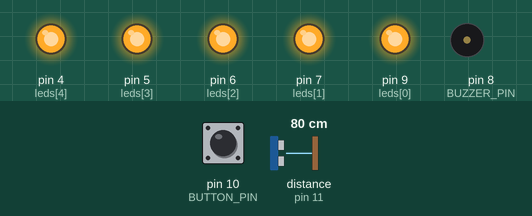
Bench run of a sketch on a simulated Arduino Uno, built with avr-gcc and run on an emulated ATmega328P. Shown: output pins drawn as LEDs (lit = HIGH), buzzer (waves = sounding). Wiring (inferred from the names in the program): ultrasonic range finder: trigger pin 12; echo pin 11. The inputs (shaded band) are chosen by the test bench; at power-on: distance to the obstacle (sensor on pin 11) 80 cm, pin 10 (BUTTON_PIN) HIGH. The echo pulse lasts 58.3 µs per cm; pins used as bus, display or sensor lines are not drawn.

Above: at 1.2 s.
1.3 s: distance to the obstacle (sensor on pin 11) set to 38 cm
2.8 s: distance to the obstacle (sensor on pin 11) set to 32 cm
At 3.7 s:
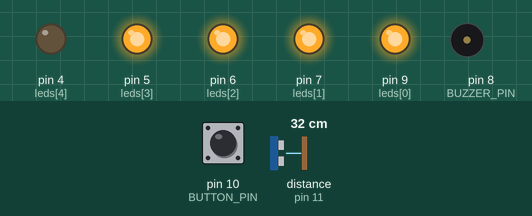
4.3 s: distance to the obstacle (sensor on pin 11) set to 27 cm
At 4.7 s:
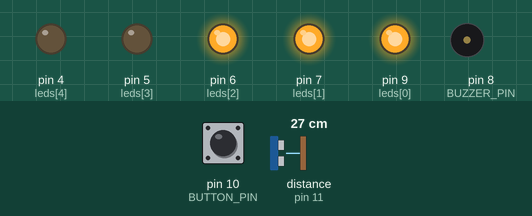
5.8 s: distance to the obstacle (sensor on pin 11) set to 20 cm
At 7.0 s:
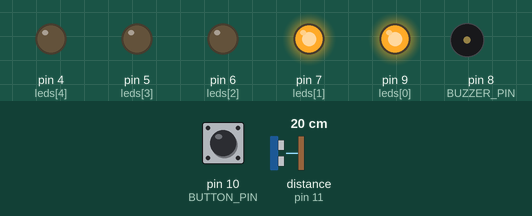
7.3 s: distance to the obstacle (sensor on pin 11) set to 2 cm
At 7.9 s:
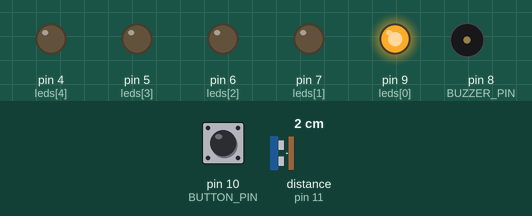
10.3 s: distance to the obstacle (sensor on pin 11) set to 18 cm
At 11.7 s:
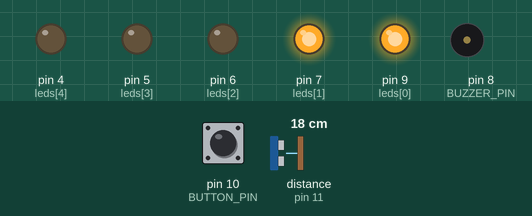
Timing chart, 0 to 12.8 s (numbered marks = the images above; inputs shaded):
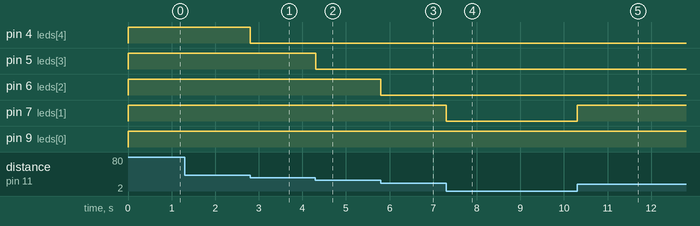

The sketch:

Proximity_alert_no_classes.ino
```cpp
/*
 * INF471C - Connected Objects and the Internet of Things (IoT)
 * Arduino basics - Proximity alert
 * Ilja Tihhanovski
 *
 * uses https://create.arduino.cc/projecthub/SURYATEJA/use-a-buzzer-module-piezo-speaker-using-arduino-uno-89df45
 * as an example of buzzer usage
 *
 *
 */

// ultrasonic sensor pins
#define TRIG_PIN 12
#define ECHO_PIN 11

#define BUTTON_PIN 10                 // shutdown button
#define BUZZER_PIN 8                  // buzzer

#define BUZZ_DURATION 800             // Actually it is half of buzz duration in milliseconds
#define DISTANCE_ALERTED_MAX 40       // Distances over this are considered as far
#define DISTANCE_ALERTED_CRITICAL 10  // On distances under this value we should hear buzzer
#define LEDS_COUNT 5                  // Count of LEDs
#define INITIAL_BUZZER_FREQ 700       // Initial buzzer frequency

// Debug stuff. Uncomment #define DEBUG 1 to use serial debug
//#define DEBUG 1
#define DEBUG_DELAY 500               // delay between debug messages in milliseconds

// Melody buzzer functionality encapsulated
//class Buzzer {
  unsigned long timeOff;              // time when buzzer should stop
  unsigned int freq;                  // initial frequency
  uint8_t pin;                        // buzzer pin

//public:
  void buzzer_init(uint8_t iPin) {             // initialize buzzer variables
    pin = iPin;
    buzzer_stop();
  }

  bool buzzer_buzzing() {                     // returns true if buzzer is on
    return timeOff > 0;
  }

  void buzzer_run() {                        // should be called from loop on every iteration
    long timeLeft = timeOff - millis();
    if(!timeOff || timeLeft < 0)
      buzzer_stop();
    else
    {
      if(timeLeft > BUZZ_DURATION)
        tone(pin, freq + BUZZ_DURATION * 2 - timeLeft);   // frequency goes up in linear fashion during first part of melody
      else
        noTone(pin);    // no sound during second half of melody
    }
  }

  void buzzer_buzz(unsigned int iFreq) {    // starts buzzer
    if(buzzer_buzzing())
      return;
    freq = iFreq;              // remember initial frequency
    if(freq > 0)
      timeOff = millis() + BUZZ_DURATION * 2; // remember time to finish melody
    else
      buzzer_stop();                                 // if frequency given is wrong, do not start
  }

  void buzzer_stop() {                      // stop buzzing
    timeOff = 0;
    noTone(pin);
  }


//Buzzer buzzer;                    // buzzer instance

uint8_t leds[] = {9, 7, 6, 5, 4}; // LEDs' pins
bool shutDownAlert;               // Should we shut the sound alert down?

#ifdef DEBUG
  unsigned long debugTime;
#endif

void setup() {

  // Initialize pins
  pinMode(TRIG_PIN, OUTPUT);
  pinMode(ECHO_PIN, INPUT);
  for(auto i = 0; i < LEDS_COUNT; pinMode(leds[i++], OUTPUT));
  pinMode(BUTTON_PIN, INPUT_PULLUP);

  // Initialize buzzer (set the pin)
  buzzer_init(BUZZER_PIN);

  // By default sound alert is on
  shutDownAlert = false;

  #ifdef DEBUG
    Serial.begin(9600);
    Serial.flush();
  #endif
}

// Returns distance (mostly copy from Moodle lesson)
// https://moodle.polytechnique.fr/mod/lesson/view.php?id=180139&pageid=3595&startlastseen=no
double getDistance() {
  digitalWrite(TRIG_PIN, LOW);
  delayMicroseconds(1);
  digitalWrite(TRIG_PIN, HIGH);
  delayMicroseconds(10);
  digitalWrite(TRIG_PIN, LOW);
  unsigned long duration = pulseInLong(ECHO_PIN, HIGH);
  return (duration / 2) / 29.1;
}

void loop() {
  if(digitalRead(BUTTON_PIN) == LOW)  // Check if shutdown button is pressed and shut down the alarm
    if(buzzer_buzzing())              // but only if buzzer is working
      shutDownAlert = true;

  double distance = getDistance();    // Get the distance
  uint8_t pinIndex = LEDS_COUNT;      // Last index of LED to be switch on
  // For example if pinIndex = 0, then only first LED will be on
  // If pinIndex = 3, then first four LEDs will be on

  // If the distance is less than max alertable, then calculate index, else just use initial maximum value
  if(distance < DISTANCE_ALERTED_MAX)
  {
    pinIndex = distance >= DISTANCE_ALERTED_CRITICAL ?
      map(distance, DISTANCE_ALERTED_CRITICAL, DISTANCE_ALERTED_MAX, 0, LEDS_COUNT) :
      0;
  }

  // Alert switch off button will automatically reset when distance is larger than critical (or max alerted)
  if(distance > DISTANCE_ALERTED_CRITICAL)
    shutDownAlert = false;

  // Switch the LEDs on and off
  for(auto i = 0; i < LEDS_COUNT; i++)
    digitalWrite(leds[i], i > pinIndex ? LOW : HIGH);

  if(distance < DISTANCE_ALERTED_CRITICAL)  // When distance is below critical
    if(shutDownAlert)                       // and buzzer shutdown button is not pressed
      buzzer_stop();
    else
      buzzer_buzz(INITIAL_BUZZER_FREQ);     // make the noize

  buzzer_run();                             // process current buzzer state on every loop iteration

  #ifdef DEBUG
    if(millis() > debugTime)
    {
      Serial.print("Distance: ");
      Serial.print(distance);
      Serial.print("; pinIndex: ");
      Serial.print(pinIndex);
      Serial.println("");
      debugTime = millis() + DEBUG_DELAY;
    }
  #endif
}
```

Measured:
- the behaviour switches between 35 and 34 cm on distance to the obstacle (sensor on pin 11) (found by bisection; images 0 and 1)
- the behaviour switches between 29 and 28 cm on distance to the obstacle (sensor on pin 11) (found by bisection; images 1 and 2)
- the behaviour switches between 23 and 22 cm on distance to the obstacle (sensor on pin 11) (found by bisection; images 2 and 3)
- after the input at 1.3 s, every drawn part: stays the same
- after the input at 2.8 s, pin 4 (leds[4]): HIGH → LOW at once
- after the input at 4.3 s, pin 5 (leds[3]): HIGH → LOW at once
- after the input at 5.8 s, pin 6 (leds[2]): HIGH → LOW at once
- after the input at 7.3 s, pin 7 (leds[1]): HIGH → LOW at once
- after the input at 10.3 s, pin 7 (leds[1]): LOW → HIGH at once; tone on pin 8 (BUZZER_PIN): stays silent (without the input it goes to 1126 Hz after 2.2 s)
